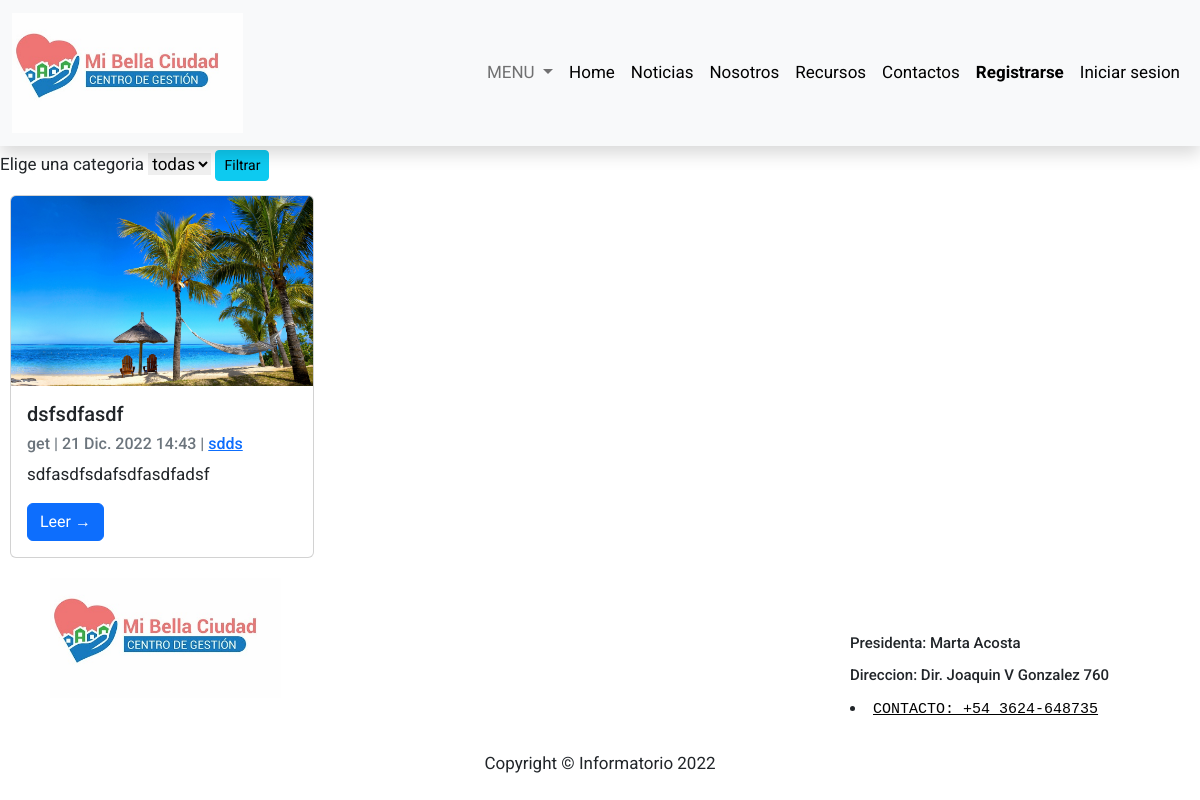
Page /Noticias/ on the earlier database version.
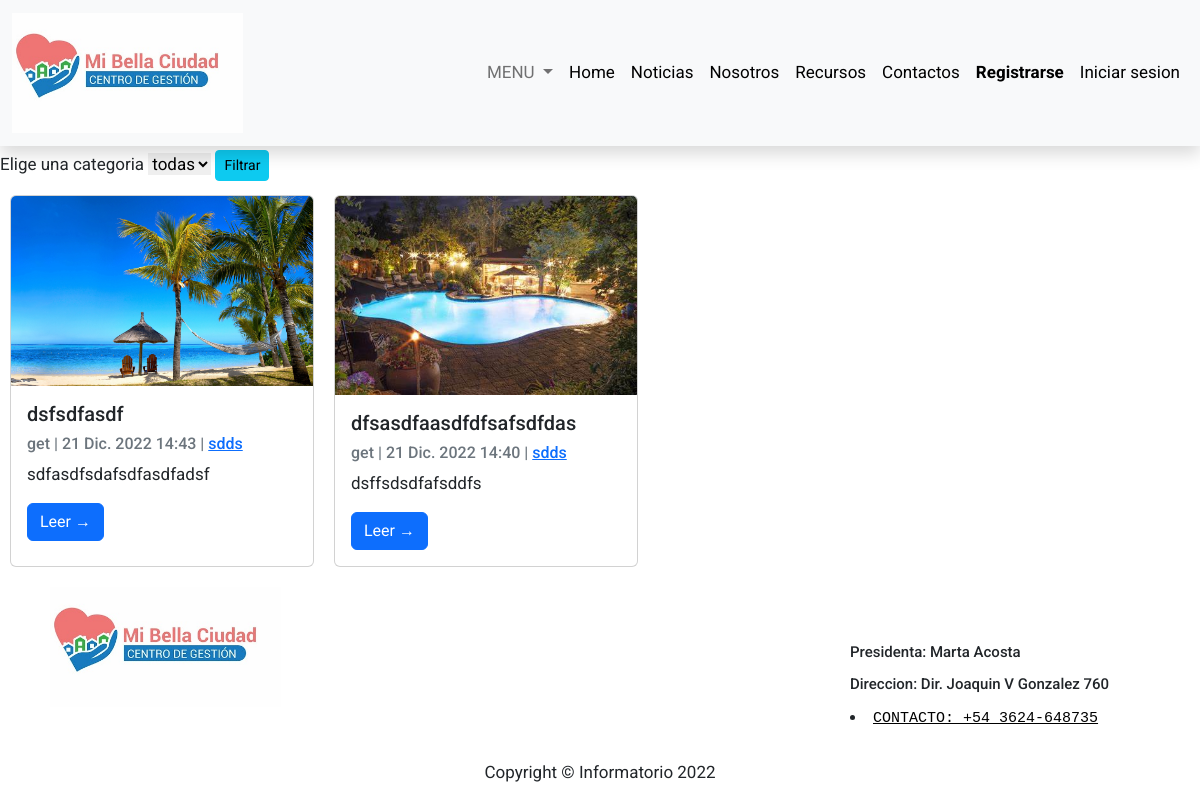
Same page on the later database version.
### blog/models.py (models this page shows, shortened)
class Publicación(models.Model):
    STATUS = (
        ('draft',"Draft"),
        ('publish',"Publish")
    )
    title = models.CharField(max_length=200)
    slug = models.SlugField(max_length=200, null=False, unique=True, unique_for_date='created_on')
    author = models.ForeignKey(User, on_delete= models.PROTECT, related_name='comment_pots')
    category = models.ForeignKey(Category, related_name='post',blank=False, null=False,default=Category, on_delete=models.SET_DEFAULT)
    excerpt = models.CharField(max_length=300, null=True)
    image = models.ImageField(upload_to='static/img/post_feature/', blank=True, null=True)
    content = models.TextField()
    created_on = models.DateTimeField(auto_now_add=True)
    updated_at = models.DateTimeField(auto_now=True)
    status = models.CharField(max_length=10, choices=STATUS, default='draft')
    class Meta:
        ordering = ['-created_on']

class Category(models.Model):
    name = models.CharField(max_length=150)# db_index = True
    slug = models.SlugField(max_length=150, unique=True)# db_index = True
    description = models.CharField(max_length=500, blank=True, null=True)
    created_at = models.DateTimeField(auto_now_add=True)#auto_now=True
    class Meta:
        unique_together = ('slug',)
        verbose_name_plural = "categories"
    def __str__(self):
        return self.name

### blog/views.py (the view)
# urls.py: path('Noticias/',views.NoticiasView,name="noticias_url"),
def NoticiasView(request):
    template_name = 'Noticias.html'
    category = Category.objects.all()
    Filter_Post = request.GET.get('PostFilter', None)
    if Filter_Post:
        listings = Publicación.objects.filter(category__name=Filter_Post, status='publish')
    elif Filter_Post == 'None':
        listings = Publicación.objects.filter(status='publish')
    else:
        listings = Publicación.objects.filter(status='publish')
    context = { 'category': category, 'listings':listings }
    return render(request, template_name, context)

### Templates/Noticias.html (shortened to what this page needs)
{% extends 'base.html' %}
{% load static %}
{% block content %}
<form method="GET" action="{% url 'noticias_url' %}">
    <label for="PostSelect">Elige una categoria</label>
    <select name="PostFilter">
      <option selected><button>todas</button></option>
    </select>
    <button type="submit" class="btn btn-info btn-sm mt-1 mb-1">Filtrar</button>
</form>
<div style="display: flex; flex-direction: row; flex-wrap: wrap">
  {% for post in listings %}
  <div class="card" style="width: 19rem; margin: 10px">
    <a href="{% url 'post_detail' post.slug %}"><img src="/{{post.image}}" class="card-img-top" alt="Card image cap"/> </a>
    <div class="card-body">
      <div style="display: flex; flex-direction: row">
        <h5 class="card-title">{{ post.title }}</h5>
      </div>
      <p class="card-text text-muted h6">{{ post.author }} | {{ post.created_on}} | <a href="{% url 'categorys_url' post.category.slug %}"> {{post.category}} </a></p>
        <p class="card-text">{{ post.excerpt }}</p>
        <a href="{% url 'post_detail' post.slug %}" class="btn btn-primary">Leer &rarr;</a>
    </div>
  </div>
  {% endfor %}
</div>
{% endblock content %}

Differences in the rows shown:
now on this page (row edited): Publicación: image (picture), title "dfsasdfaasdfdfsafsdfdas", author "get", created_on "21 Dic. 2022 14:40", category "sdds", excerpt "dsffsdsdfafsddfs"
